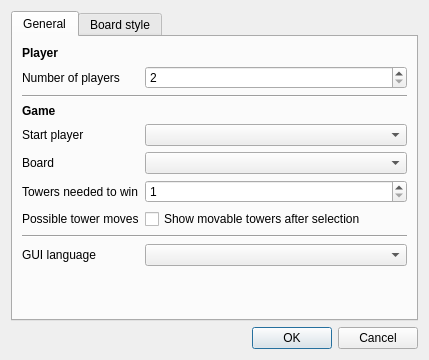
<?xml version="1.0" encoding="UTF-8"?>
<ui version="4.0">
 <class>SettingsDialog</class>
 <widget class="QDialog" name="SettingsDialog">
  <property name="geometry">
   <rect>
    <x>0</x>
    <y>0</y>
    <width>429</width>
    <height>360</height>
   </rect>
  </property>
  <property name="sizePolicy">
   <sizepolicy hsizetype="Preferred" vsizetype="Preferred">
    <horstretch>0</horstretch>
    <verstretch>0</verstretch>
   </sizepolicy>
  </property>
  <property name="windowTitle">
   <string>Preferences</string>
  </property>
  <property name="windowIcon">
   <iconset resource="data/data.qrc">
    <normaloff>:/stackandconquer.png</normaloff>:/stackandconquer.png</iconset>
  </property>
  <property name="locale">
   <locale language="English" country="UnitedKingdom"/>
  </property>
  <layout class="QVBoxLayout" name="verticalLayout">
   <item>
    <widget class="QTabWidget" name="tabWidget">
     <property name="currentIndex">
      <number>0</number>
     </property>
     <widget class="QWidget" name="tab_general">
      <attribute name="title">
       <string>General</string>
      </attribute>
      <layout class="QFormLayout" name="formLayout">
       <property name="fieldGrowthPolicy">
        <enum>QFormLayout::FieldGrowthPolicy::AllNonFixedFieldsGrow</enum>
       </property>
       <item row="0" column="0">
        <widget class="QLabel" name="lblPlayer">
         <property name="font">
          <font>
           <bold>true</bold>
          </font>
         </property>
         <property name="text">
          <string>Player</string>
         </property>
        </widget>
       </item>
       <item row="1" column="0">
        <widget class="QLabel" name="lblNumOfPlayers">
         <property name="text">
          <string>Number of players</string>
         </property>
        </widget>
       </item>
       <item row="1" column="1">
        <widget class="QSpinBox" name="spinNumOfPlayers">
         <property name="minimum">
          <number>2</number>
         </property>
         <property name="maximum">
          <number>9</number>
         </property>
         <property name="value">
          <number>2</number>
         </property>
        </widget>
       </item>
       <item row="3" column="0" colspan="2">
        <widget class="Line" name="line">
         <property name="orientation">
          <enum>Qt::Orientation::Horizontal</enum>
         </property>
        </widget>
       </item>
       <item row="4" column="0">
        <widget class="QLabel" name="lblGame">
         <property name="font">
          <font>
           <bold>true</bold>
          </font>
         </property>
         <property name="text">
          <string>Game</string>
         </property>
        </widget>
       </item>
       <item row="5" column="0">
        <widget class="QLabel" name="lblStartPlayer">
         <property name="text">
          <string>Start player</string>
         </property>
        </widget>
       </item>
       <item row="5" column="1">
        <widget class="QComboBox" name="cbStartPlayer"/>
       </item>
       <item row="6" column="1">
        <widget class="QComboBox" name="cbBoard"/>
       </item>
       <item row="6" column="0">
        <widget class="QLabel" name="lblBoard">
         <property name="text">
          <string>Board</string>
         </property>
        </widget>
       </item>
       <item row="7" column="0">
        <widget class="QLabel" name="lblNumWin">
         <property name="text">
          <string>Towers needed to win</string>
         </property>
        </widget>
       </item>
       <item row="7" column="1">
        <widget class="QSpinBox" name="spinTowersToWin">
         <property name="minimum">
          <number>1</number>
         </property>
         <property name="maximum">
          <number>10</number>
         </property>
        </widget>
       </item>
       <item row="8" column="0">
        <widget class="QLabel" name="lblShowPossible">
         <property name="text">
          <string>Possible tower moves</string>
         </property>
        </widget>
       </item>
       <item row="8" column="1">
        <widget class="QCheckBox" name="checkShowPossibleMoves">
         <property name="text">
          <string>Show movable towers after selection</string>
         </property>
        </widget>
       </item>
       <item row="9" column="0" colspan="2">
        <widget class="Line" name="line_2">
         <property name="orientation">
          <enum>Qt::Orientation::Horizontal</enum>
         </property>
        </widget>
       </item>
       <item row="10" column="0">
        <widget class="QLabel" name="lblGuiLang">
         <property name="text">
          <string>GUI language</string>
         </property>
        </widget>
       </item>
       <item row="10" column="1">
        <widget class="QComboBox" name="cbGuiLanguage"/>
       </item>
      </layout>
     </widget>
     <widget class="QWidget" name="tab_board">
      <attribute name="title">
       <string>Board style</string>
      </attribute>
      <layout class="QFormLayout" name="formLayout_4">
       <property name="fieldGrowthPolicy">
        <enum>QFormLayout::FieldGrowthPolicy::AllNonFixedFieldsGrow</enum>
       </property>
       <item row="0" column="0">
        <widget class="QLabel" name="lblStyle">
         <property name="text">
          <string>Style</string>
         </property>
        </widget>
       </item>
       <item row="0" column="1">
        <widget class="QComboBox" name="cbBoardStyle"/>
       </item>
       <item row="1" column="0" colspan="2">
        <widget class="QTableWidget" name="tableBoardStyle">
         <property name="sizePolicy">
          <sizepolicy hsizetype="Expanding" vsizetype="Expanding">
           <horstretch>0</horstretch>
           <verstretch>1</verstretch>
          </sizepolicy>
         </property>
         <property name="selectionMode">
          <enum>QAbstractItemView::SelectionMode::NoSelection</enum>
         </property>
         <property name="rowCount">
          <number>13</number>
         </property>
         <property name="columnCount">
          <number>1</number>
         </property>
         <attribute name="horizontalHeaderStretchLastSection">
          <bool>true</bool>
         </attribute>
         <row/>
         <row/>
         <row/>
         <row/>
         <row/>
         <row/>
         <row/>
         <row/>
         <row/>
         <row/>
         <row/>
         <row/>
         <row/>
         <column/>
         <item row="0" column="0">
          <property name="text">
           <string/>
          </property>
         </item>
         <item row="1" column="0">
          <property name="text">
           <string/>
          </property>
         </item>
         <item row="2" column="0">
          <property name="text">
           <string/>
          </property>
         </item>
         <item row="3" column="0">
          <property name="text">
           <string/>
          </property>
         </item>
         <item row="4" column="0">
          <property name="text">
           <string/>
          </property>
         </item>
         <item row="5" column="0">
          <property name="text">
           <string/>
          </property>
         </item>
         <item row="6" column="0">
          <property name="text">
           <string/>
          </property>
         </item>
         <item row="7" column="0">
          <property name="text">
           <string/>
          </property>
         </item>
         <item row="8" column="0">
          <property name="text">
           <string/>
          </property>
         </item>
         <item row="9" column="0">
          <property name="text">
           <string/>
          </property>
         </item>
         <item row="10" column="0">
          <property name="text">
           <string/>
          </property>
         </item>
         <item row="11" column="0">
          <property name="text">
           <string/>
          </property>
         </item>
         <item row="12" column="0">
          <property name="text">
           <string/>
          </property>
         </item>
        </widget>
       </item>
      </layout>
     </widget>
    </widget>
   </item>
   <item>
    <widget class="QDialogButtonBox" name="buttonBox">
     <property name="orientation">
      <enum>Qt::Orientation::Horizontal</enum>
     </property>
     <property name="standardButtons">
      <set>QDialogButtonBox::StandardButton::Cancel|QDialogButtonBox::StandardButton::Ok</set>
     </property>
    </widget>
   </item>
  </layout>
 </widget>
 <resources>
  <include location="data/data.qrc"/>
 </resources>
 <connections/>
</ui>
